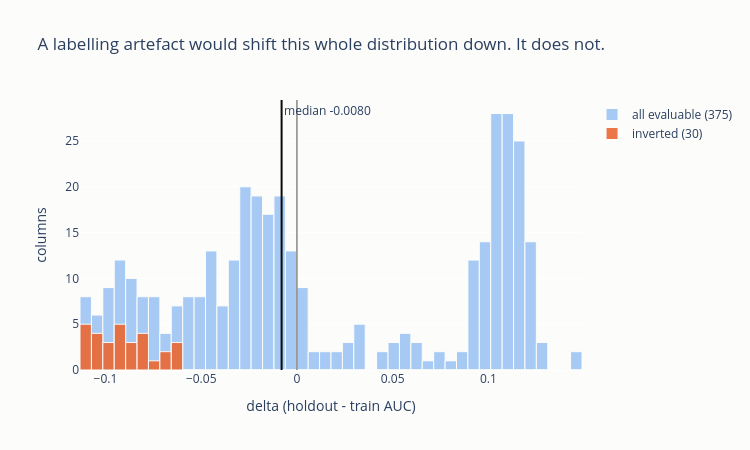

Source (notebook cell):
### Code cell
import plotly.graph_objects as go

d_all = report["delta"].drop_nulls().to_numpy()
d_inv = report.filter(pl.col("verdict") == "inverted")["delta"].drop_nulls().to_numpy()

fig = go.Figure()

counts_all, bins = np.histogram(d_all, bins=44)
counts_inv, _ = np.histogram(d_inv, bins=bins)
bin_centers = 0.5 * (bins[:-1] + bins[1:])

fig.add_trace(go.Bar(x=bin_centers, y=counts_all, name=f"all evaluable ({len(d_all)})", marker_color=BLUE_LIGHT, marker_line_color=SURFACE, marker_line_width=1, width=bins[1]-bins[0]))
fig.add_trace(go.Bar(x=bin_centers, y=counts_inv, name=f"inverted ({len(d_inv)})", marker_color=INVERTED, marker_line_color=SURFACE, marker_line_width=1, width=bins[1]-bins[0]))

fig.update_layout(barmode='overlay')
fig.update_traces(opacity=0.9)

median = float(pl.Series(d_all).median())
fig.add_vline(x=0, line_width=1.5, line_color=MUTED)
fig.add_vline(x=median, line_width=2, line_color=INK, annotation_text=f"median {median:+.4f}", annotation_position="top right")

fig.update_layout(title="A labelling artefact would shift this whole distribution down. It does not.",
                  xaxis_title="delta (holdout - train AUC)",
                  yaxis_title="columns",
                  height=450, width=750,
                  plot_bgcolor=SURFACE, paper_bgcolor=SURFACE)
fig.show()

### Figure 1 — Plotly figure (JSON) as saved in the notebook; plotly's stock layout.template omitted (floating-point values rounded to 4 significant figures)
{"data": [{"marker": {"color": "#9ec5f4", "line": {"color": "#fcfcfb", "width": 1}}, "name": "all evaluable (375)", "opacity": 0.9, "type": "bar", "width": 0.005959, "x": [-0.1103, -0.1044, -0.0984, -0.09244, -0.08648, -0.08052, -0.07457, -0.06861, -0.06265, -0.05669, -0.05073, -0.04477, -0.03881, -0.03285, -0.02689, -0.02093, -0.01498, -0.009016, -0.003057, 0.002902, 0.008861, 0.01482, 0.02078, 0.02674, 0.0327, 0.03866, 0.04462, 0.05057, 0.05653, 0.06249, 0.06845, 0.07441, 0.08037, 0.08633, 0.09229, 0.09825, 0.1042, 0.1102, 0.1161, 0.1221, 0.128, 0.134, 0.14, 0.1459], "y": [8, 6, 9, 12, 10, 8, 8, 4, 7, 8, 8, 13, 7, 12, 20, 19, 17, 19, 13, 9, 2, 2, 2, 3, 5, 0, 2, 3, 4, 3, 1, 2, 1, 2, 12, 14, 28, 28, 25, 14, 3, 0, 0, 2]}, {"marker": {"color": "#eb6834", "line": {"color": "#fcfcfb", "width": 1}}, "name": "inverted (30)", "opacity": 0.9, "type": "bar", "width": 0.005959, "x": [-0.1103, -0.1044, -0.0984, -0.09244, -0.08648, -0.08052, -0.07457, -0.06861, -0.06265, -0.05669, -0.05073, -0.04477, -0.03881, -0.03285, -0.02689, -0.02093, -0.01498, -0.009016, -0.003057, 0.002902, 0.008861, 0.01482, 0.02078, 0.02674, 0.0327, 0.03866, 0.04462, 0.05057, 0.05653, 0.06249, 0.06845, 0.07441, 0.08037, 0.08633, 0.09229, 0.09825, 0.1042, 0.1102, 0.1161, 0.1221, 0.128, 0.134, 0.14, 0.1459], "y": [5, 4, 3, 5, 3, 4, 1, 2, 3, 0, 0, 0, 0, 0, 0, 0, 0, 0, 0, 0, 0, 0, 0, 0, 0, 0, 0, 0, 0, 0, 0, 0, 0, 0, 0, 0, 0, 0, 0, 0, 0, 0, 0, 0]}], "layout": {"annotations": [{"showarrow": false, "text": "median -0.0080", "x": -0.008, "xanchor": "left", "xref": "x", "y": 1, "yanchor": "top", "yref": "y domain"}], "barmode": "overlay", "height": 450, "paper_bgcolor": "#fcfcfb", "plot_bgcolor": "#fcfcfb", "shapes": [{"line": {"color": "#898781", "width": 1.5}, "type": "line", "x0": 0, "x1": 0, "xref": "x", "y0": 0, "y1": 1, "yref": "y domain"}, {"line": {"color": "#0b0b0b", "width": 2}, "type": "line", "x0": -0.008, "x1": -0.008, "xref": "x", "y0": 0, "y1": 1, "yref": "y domain"}], "title": {"text": "A labelling artefact would shift this whole distribution down. It does not."}, "width": 750, "xaxis": {"title": {"text": "delta (holdout - train AUC)"}}, "yaxis": {"title": {"text": "columns"}}}}
